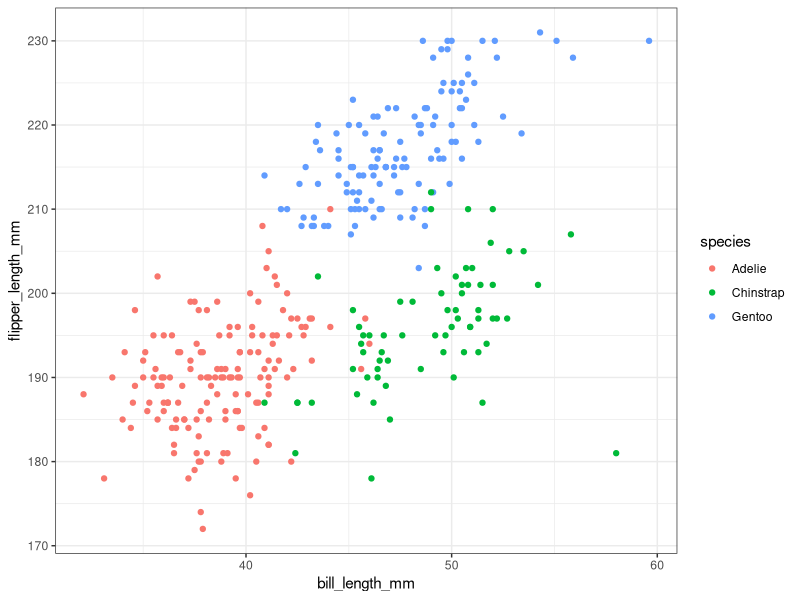
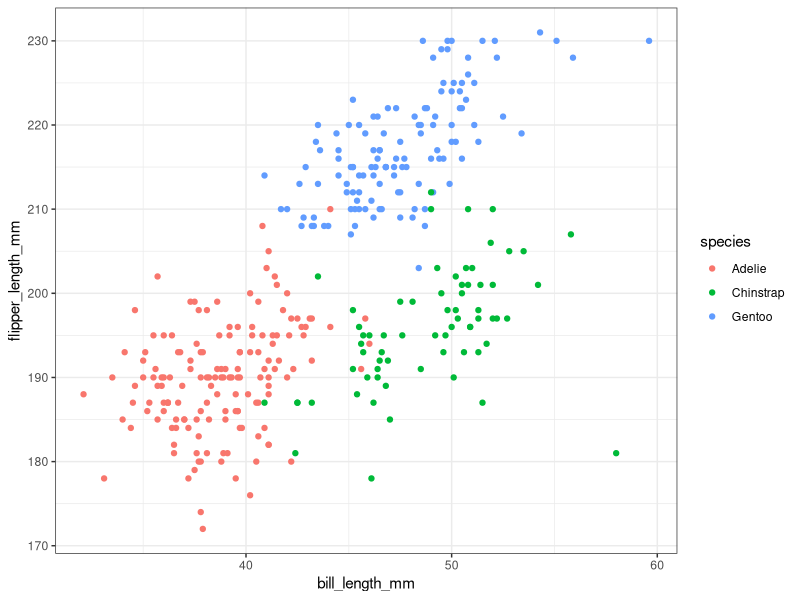

Generate these figures, in order, with R:
##################################################################
# June 7, 2024
# Lu Qiu
#
# SIBDS practice Week 2 Problem 4
##################################################################

# codes for plotting
data("penguins", package = "palmerpenguins")

library(tidyverse)
ggplot(penguins, 
       aes(x = bill_length_mm, 
           y = flipper_length_mm, 
           color = species)) +
  geom_point() +
  theme_bw()

ggsave("penguins_scatterplots.jpg")
